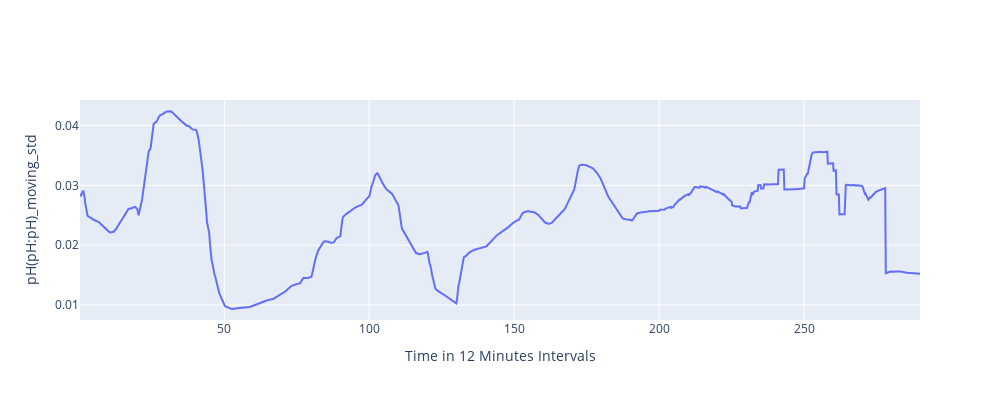
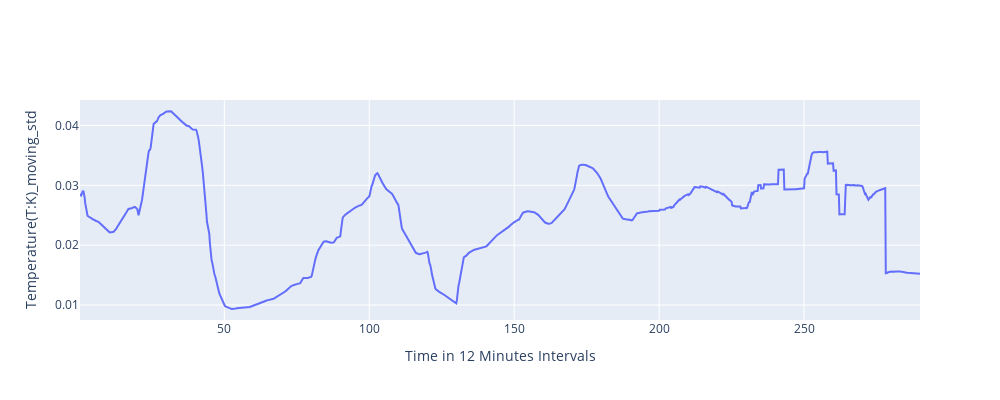

Write notebook code for charts like these, in order.
### Markdown cell above
##### Let us visualize the transformed input features

### Code cell
data_grouped_transformed = df.groupby('Time (h)').mean()

for j in input_features_transformed: 
    fig = go.Figure()

    yaxis_title = j

    



# Add trace
    fig.add_trace(go.Scatter(
        x=data_grouped_transformed.index,
        y=data_grouped_transformed[j],
        mode="lines",  # or "lines+markers
        name="y value",
   
    ))

    fig.update_layout(
        width=1000,    # width in pixels
        height=400,   # height in pixels
        xaxis_title='Time in 12 Minutes Intervals',
        yaxis_title=yaxis_title

    )
    fig.show()

### Figure 1 — Plotly figure (JSON) as saved in the notebook; plotly's stock layout.template omitted (floating-point values rounded to 4 significant figures; data arrays with more than 128 entries replaced by an {"elided": "..."} marker saying what was removed)
{"data": [{"mode": "lines", "name": "y value", "type": "scatter", "x": {"elided": "1450 float values"}, "y": {"elided": "1450 float values"}}], "layout": {"height": 400, "width": 1000, "xaxis": {"title": {"text": "Time in 12 Minutes Intervals"}}, "yaxis": {"title": {"text": "pH(pH:pH)_moving_std"}}}}

### Figure 2 — Plotly figure (JSON) as saved in the notebook; plotly's stock layout.template omitted (floating-point values rounded to 4 significant figures; data arrays with more than 128 entries replaced by an {"elided": "..."} marker saying what was removed)
{"data": [{"mode": "lines", "name": "y value", "type": "scatter", "x": {"elided": "1450 float values"}, "y": {"elided": "1450 float values"}}], "layout": {"height": 400, "width": 1000, "xaxis": {"title": {"text": "Time in 12 Minutes Intervals"}}, "yaxis": {"title": {"text": "Temperature(T:K)_moving_std"}}}}
